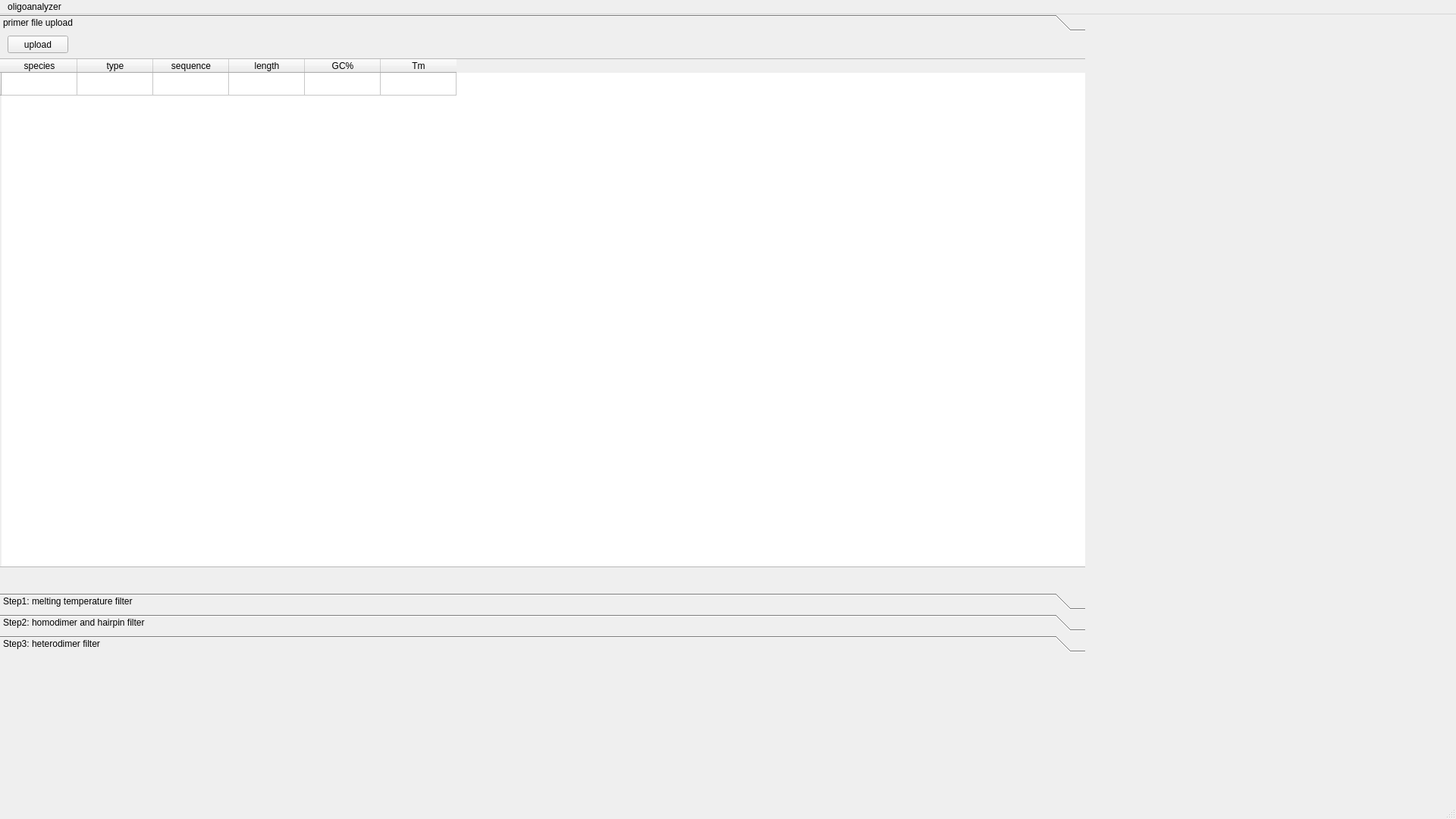
<?xml version="1.0" encoding="UTF-8"?>
<ui version="4.0">
 <class>OligoAnalyzer</class>
 <widget class="QMainWindow" name="OligoAnalyzer">
  <property name="geometry">
   <rect>
    <x>0</x>
    <y>0</y>
    <width>1920</width>
    <height>1080</height>
   </rect>
  </property>
  <property name="windowTitle">
   <string>MainWindow</string>
  </property>
  <widget class="QWidget" name="centralwidget">
   <widget class="QToolBox" name="toolBox">
    <property name="geometry">
     <rect>
      <x>0</x>
      <y>0</y>
      <width>1431</width>
      <height>841</height>
     </rect>
    </property>
    <property name="currentIndex">
     <number>0</number>
    </property>
    <widget class="QWidget" name="step0_page">
     <property name="geometry">
      <rect>
       <x>0</x>
       <y>0</y>
       <width>1431</width>
       <height>725</height>
      </rect>
     </property>
     <attribute name="label">
      <string>primer file upload</string>
     </attribute>
     <widget class="QPushButton" name="uploadButton">
      <property name="geometry">
       <rect>
        <x>10</x>
        <y>0</y>
        <width>80</width>
        <height>23</height>
       </rect>
      </property>
      <property name="text">
       <string>upload</string>
      </property>
     </widget>
     <widget class="QTableWidget" name="uploadResultTable">
      <property name="geometry">
       <rect>
        <x>-10</x>
        <y>30</y>
        <width>1451</width>
        <height>671</height>
       </rect>
      </property>
      <row>
       <property name="text">
        <string>1</string>
       </property>
      </row>
      <column>
       <property name="text">
        <string>species</string>
       </property>
      </column>
      <column>
       <property name="text">
        <string>type</string>
       </property>
      </column>
      <column>
       <property name="text">
        <string>sequence</string>
       </property>
      </column>
      <column>
       <property name="text">
        <string>length</string>
       </property>
      </column>
      <column>
       <property name="text">
        <string>GC%</string>
       </property>
      </column>
      <column>
       <property name="text">
        <string>Tm</string>
       </property>
      </column>
      <item row="0" column="0">
       <property name="text">
        <string/>
       </property>
      </item>
      <item row="0" column="1">
       <property name="text">
        <string/>
       </property>
      </item>
      <item row="0" column="2">
       <property name="text">
        <string/>
       </property>
      </item>
      <item row="0" column="3">
       <property name="text">
        <string/>
       </property>
      </item>
      <item row="0" column="4">
       <property name="text">
        <string/>
       </property>
      </item>
      <item row="0" column="5">
       <property name="text">
        <string/>
       </property>
      </item>
     </widget>
    </widget>
    <widget class="QWidget" name="step1_page">
     <property name="geometry">
      <rect>
       <x>0</x>
       <y>0</y>
       <width>1431</width>
       <height>725</height>
      </rect>
     </property>
     <attribute name="label">
      <string>Step1: melting temperature filter</string>
     </attribute>
     <widget class="QLabel" name="step2_label">
      <property name="geometry">
       <rect>
        <x>20</x>
        <y>10</y>
        <width>181</width>
        <height>16</height>
       </rect>
      </property>
      <property name="text">
       <string>fw/rv Tm range (Celsius):</string>
      </property>
     </widget>
     <widget class="QLineEdit" name="tm_from_inbox">
      <property name="geometry">
       <rect>
        <x>210</x>
        <y>10</y>
        <width>113</width>
        <height>23</height>
       </rect>
      </property>
     </widget>
     <widget class="QLineEdit" name="tm_to_inbox">
      <property name="geometry">
       <rect>
        <x>330</x>
        <y>10</y>
        <width>113</width>
        <height>23</height>
       </rect>
      </property>
     </widget>
     <widget class="QLabel" name="step1_from_label">
      <property name="geometry">
       <rect>
        <x>210</x>
        <y>0</y>
        <width>57</width>
        <height>15</height>
       </rect>
      </property>
      <property name="text">
       <string>from</string>
      </property>
     </widget>
     <widget class="QLabel" name="step1_to_label">
      <property name="geometry">
       <rect>
        <x>340</x>
        <y>0</y>
        <width>57</width>
        <height>15</height>
       </rect>
      </property>
      <property name="text">
       <string>to</string>
      </property>
     </widget>
     <widget class="QTabWidget" name="step1_result_tabWidget">
      <property name="geometry">
       <rect>
        <x>20</x>
        <y>130</y>
        <width>1401</width>
        <height>591</height>
       </rect>
      </property>
      <property name="currentIndex">
       <number>-1</number>
      </property>
     </widget>
     <widget class="QPushButton" name="step1_run_button">
      <property name="geometry">
       <rect>
        <x>20</x>
        <y>100</y>
        <width>80</width>
        <height>23</height>
       </rect>
      </property>
      <property name="text">
       <string>step1 run</string>
      </property>
     </widget>
     <widget class="QLabel" name="step2_label_probe">
      <property name="geometry">
       <rect>
        <x>20</x>
        <y>60</y>
        <width>181</width>
        <height>16</height>
       </rect>
      </property>
      <property name="text">
       <string>probe Tm range (Celsius):</string>
      </property>
     </widget>
     <widget class="QLabel" name="step1_from_label_2">
      <property name="geometry">
       <rect>
        <x>210</x>
        <y>40</y>
        <width>57</width>
        <height>15</height>
       </rect>
      </property>
      <property name="text">
       <string>from</string>
      </property>
     </widget>
     <widget class="QLabel" name="step1_to_label_2">
      <property name="geometry">
       <rect>
        <x>330</x>
        <y>40</y>
        <width>57</width>
        <height>15</height>
       </rect>
      </property>
      <property name="text">
       <string>to</string>
      </property>
     </widget>
     <widget class="QLineEdit" name="tm_from_inbox_probe">
      <property name="geometry">
       <rect>
        <x>210</x>
        <y>60</y>
        <width>113</width>
        <height>23</height>
       </rect>
      </property>
     </widget>
     <widget class="QLineEdit" name="tm_to_inbox_probe">
      <property name="geometry">
       <rect>
        <x>330</x>
        <y>60</y>
        <width>113</width>
        <height>23</height>
       </rect>
      </property>
     </widget>
     <widget class="QLabel" name="step2_label_3">
      <property name="geometry">
       <rect>
        <x>490</x>
        <y>10</y>
        <width>131</width>
        <height>16</height>
       </rect>
      </property>
      <property name="text">
       <string>salt (Na+) conc.(mM)</string>
      </property>
     </widget>
     <widget class="QLineEdit" name="step1_na_conc">
      <property name="geometry">
       <rect>
        <x>630</x>
        <y>10</y>
        <width>113</width>
        <height>23</height>
       </rect>
      </property>
      <property name="text">
       <string>50</string>
      </property>
     </widget>
     <widget class="QPushButton" name="step1_excel_export">
      <property name="geometry">
       <rect>
        <x>1340</x>
        <y>100</y>
        <width>80</width>
        <height>23</height>
       </rect>
      </property>
      <property name="text">
       <string>excel export</string>
      </property>
     </widget>
    </widget>
    <widget class="QWidget" name="step2_page">
     <property name="geometry">
      <rect>
       <x>0</x>
       <y>0</y>
       <width>1431</width>
       <height>725</height>
      </rect>
     </property>
     <attribute name="label">
      <string>Step2: homodimer and hairpin filter</string>
     </attribute>
     <widget class="QTabWidget" name="step2_result_tabWidget">
      <property name="geometry">
       <rect>
        <x>0</x>
        <y>60</y>
        <width>1441</width>
        <height>621</height>
       </rect>
      </property>
      <property name="currentIndex">
       <number>0</number>
      </property>
      <widget class="QWidget" name="tab_5">
       <attribute name="title">
        <string>pan candida</string>
       </attribute>
      </widget>
      <widget class="QWidget" name="tab_7">
       <attribute name="title">
        <string>species2</string>
       </attribute>
      </widget>
      <widget class="QWidget" name="tab_6">
       <attribute name="title">
        <string>species3</string>
       </attribute>
      </widget>
      <widget class="QWidget" name="tab_8">
       <attribute name="title">
        <string>...</string>
       </attribute>
      </widget>
     </widget>
     <widget class="QPushButton" name="step2_run_button">
      <property name="geometry">
       <rect>
        <x>160</x>
        <y>10</y>
        <width>80</width>
        <height>23</height>
       </rect>
      </property>
      <property name="text">
       <string>step2 run</string>
      </property>
     </widget>
     <widget class="QLabel" name="label">
      <property name="geometry">
       <rect>
        <x>50</x>
        <y>10</y>
        <width>57</width>
        <height>15</height>
       </rect>
      </property>
      <property name="text">
       <string/>
      </property>
     </widget>
     <widget class="QLabel" name="step2_label_2">
      <property name="geometry">
       <rect>
        <x>20</x>
        <y>-10</y>
        <width>131</width>
        <height>61</height>
       </rect>
      </property>
      <property name="text">
       <string>total XXX sequences</string>
      </property>
     </widget>
     <widget class="QLabel" name="step2_status_label">
      <property name="geometry">
       <rect>
        <x>380</x>
        <y>10</y>
        <width>701</width>
        <height>16</height>
       </rect>
      </property>
      <property name="text">
       <string>status: </string>
      </property>
     </widget>
     <widget class="QPushButton" name="step2_select_done">
      <property name="geometry">
       <rect>
        <x>10</x>
        <y>700</y>
        <width>131</width>
        <height>23</height>
       </rect>
      </property>
      <property name="text">
       <string>selection done</string>
      </property>
     </widget>
     <widget class="QLabel" name="step2_select_label">
      <property name="geometry">
       <rect>
        <x>170</x>
        <y>700</y>
        <width>681</width>
        <height>16</height>
       </rect>
      </property>
      <property name="text">
       <string>selection result:</string>
      </property>
     </widget>
     <widget class="QPushButton" name="step2_set_original_button">
      <property name="geometry">
       <rect>
        <x>1370</x>
        <y>690</y>
        <width>80</width>
        <height>23</height>
       </rect>
      </property>
      <property name="text">
       <string>to original</string>
      </property>
     </widget>
     <widget class="QPushButton" name="step2_excel_export">
      <property name="geometry">
       <rect>
        <x>1350</x>
        <y>10</y>
        <width>80</width>
        <height>23</height>
       </rect>
      </property>
      <property name="text">
       <string>excel export</string>
      </property>
     </widget>
    </widget>
    <widget class="QWidget" name="step3_page">
     <property name="geometry">
      <rect>
       <x>0</x>
       <y>0</y>
       <width>1431</width>
       <height>725</height>
      </rect>
     </property>
     <attribute name="label">
      <string>Step3: heterodimer filter</string>
     </attribute>
     <widget class="QLabel" name="step3_label">
      <property name="geometry">
       <rect>
        <x>20</x>
        <y>0</y>
        <width>141</width>
        <height>16</height>
       </rect>
      </property>
      <property name="text">
       <string>total YYY sequences</string>
      </property>
     </widget>
     <widget class="QPushButton" name="step3_run_button">
      <property name="geometry">
       <rect>
        <x>180</x>
        <y>0</y>
        <width>80</width>
        <height>23</height>
       </rect>
      </property>
      <property name="text">
       <string>step3 run</string>
      </property>
     </widget>
     <widget class="QTabWidget" name="step3_result_tabWidget">
      <property name="geometry">
       <rect>
        <x>10</x>
        <y>30</y>
        <width>1401</width>
        <height>671</height>
       </rect>
      </property>
      <property name="currentIndex">
       <number>0</number>
      </property>
      <widget class="QWidget" name="tab_9">
       <attribute name="title">
        <string>pan candida</string>
       </attribute>
       <widget class="QTableWidget" name="step3_result_table">
        <property name="geometry">
         <rect>
          <x>0</x>
          <y>0</y>
          <width>1381</width>
          <height>631</height>
         </rect>
        </property>
        <row>
         <property name="text">
          <string>1</string>
         </property>
        </row>
        <row>
         <property name="text">
          <string>2</string>
         </property>
        </row>
        <row>
         <property name="text">
          <string>3</string>
         </property>
        </row>
        <row>
         <property name="text">
          <string>4</string>
         </property>
        </row>
        <row>
         <property name="text">
          <string>5</string>
         </property>
        </row>
        <row>
         <property name="text">
          <string>6</string>
         </property>
        </row>
        <row>
         <property name="text">
          <string>7</string>
         </property>
        </row>
        <row>
         <property name="text">
          <string>8</string>
         </property>
        </row>
        <row>
         <property name="text">
          <string>9</string>
         </property>
        </row>
        <row>
         <property name="text">
          <string>10</string>
         </property>
        </row>
        <column>
         <property name="text">
          <string>name</string>
         </property>
        </column>
        <column>
         <property name="text">
          <string>sequence</string>
         </property>
        </column>
        <column>
         <property name="text">
          <string>length</string>
         </property>
        </column>
        <column>
         <property name="text">
          <string>New Column</string>
         </property>
        </column>
        <column>
         <property name="text">
          <string>Tm</string>
         </property>
        </column>
        <column>
         <property name="text">
          <string>homodimer</string>
         </property>
        </column>
        <column>
         <property name="text">
          <string>het dimer1</string>
         </property>
        </column>
        <column>
         <property name="text">
          <string>het dimer2</string>
         </property>
        </column>
        <column>
         <property name="text">
          <string>het dimer3</string>
         </property>
        </column>
        <column>
         <property name="text">
          <string>...</string>
         </property>
        </column>
        <item row="0" column="0">
         <property name="text">
          <string>foward1</string>
         </property>
        </item>
        <item row="0" column="6">
         <property name="text">
          <string/>
         </property>
        </item>
        <item row="1" column="0">
         <property name="text">
          <string>forward2</string>
         </property>
        </item>
        <item row="1" column="6">
         <property name="text">
          <string/>
         </property>
        </item>
        <item row="2" column="0">
         <property name="text">
          <string>...</string>
         </property>
        </item>
        <item row="2" column="6">
         <property name="text">
          <string/>
         </property>
        </item>
        <item row="3" column="0">
         <property name="text">
          <string>reverse1</string>
         </property>
        </item>
        <item row="3" column="6">
         <property name="text">
          <string/>
         </property>
        </item>
        <item row="4" column="0">
         <property name="text">
          <string>reverse2</string>
         </property>
        </item>
        <item row="5" column="0">
         <property name="text">
          <string>...</string>
         </property>
        </item>
        <item row="6" column="0">
         <property name="text">
          <string>probe1</string>
         </property>
        </item>
        <item row="7" column="0">
         <property name="text">
          <string>probe2</string>
         </property>
        </item>
        <item row="8" column="0">
         <property name="text">
          <string>...</string>
         </property>
        </item>
       </widget>
      </widget>
      <widget class="QWidget" name="tab_10">
       <attribute name="title">
        <string>species 2</string>
       </attribute>
      </widget>
      <widget class="QWidget" name="tab_11">
       <attribute name="title">
        <string>...</string>
       </attribute>
      </widget>
     </widget>
     <widget class="QPushButton" name="step3_excel_export">
      <property name="geometry">
       <rect>
        <x>1330</x>
        <y>0</y>
        <width>80</width>
        <height>23</height>
       </rect>
      </property>
      <property name="text">
       <string>excel export</string>
      </property>
     </widget>
    </widget>
   </widget>
  </widget>
  <widget class="QMenuBar" name="menubar">
   <property name="geometry">
    <rect>
     <x>0</x>
     <y>0</y>
     <width>1920</width>
     <height>20</height>
    </rect>
   </property>
   <widget class="QMenu" name="menuoligoanalyzer">
    <property name="title">
     <string>oligoanalyzer</string>
    </property>
    <addaction name="actionExit"/>
   </widget>
   <addaction name="menuoligoanalyzer"/>
  </widget>
  <widget class="QStatusBar" name="statusbar"/>
  <action name="actionExit">
   <property name="text">
    <string>Exit</string>
   </property>
  </action>
 </widget>
 <resources/>
 <connections/>
</ui>
